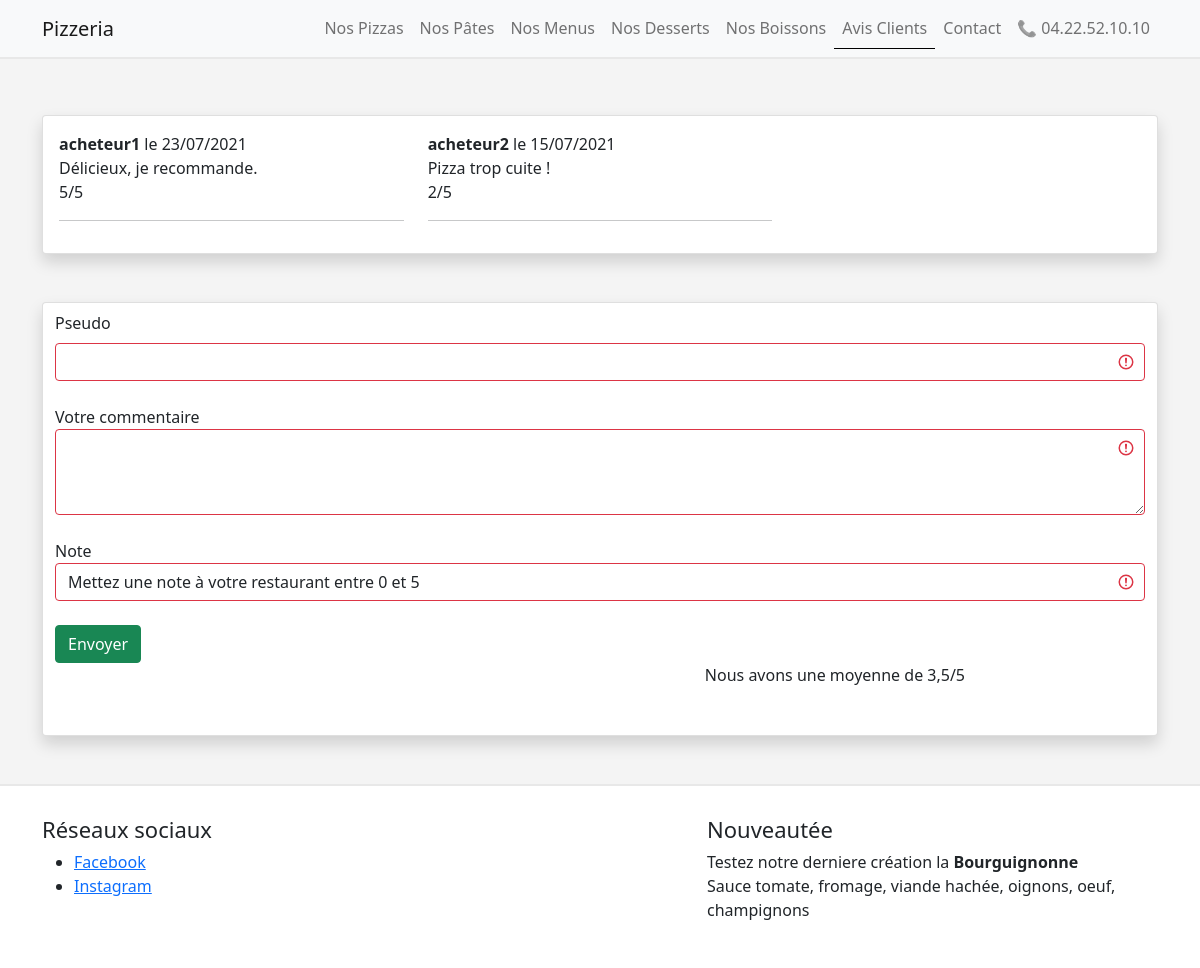
The app's page /avis.php with its own data.
### tables this page shows
CREATE TABLE IF NOT EXISTS `avis` (
  `id` int(11) NOT NULL AUTO_INCREMENT,
  `pseudo` varchar(20) NOT NULL,
  `date` date NOT NULL,
  `comment` varchar(255) NOT NULL,
  `note` int(11) NOT NULL,
  `publie` tinyint(1) NOT NULL DEFAULT '0',
  PRIMARY KEY (`id`)
);

CREATE TABLE IF NOT EXISTS `pizzas` (
  `id` int(11) NOT NULL AUTO_INCREMENT,
  `nom` varchar(20) NOT NULL,
  `ingredient` varchar(255) NOT NULL,
  `prix` float NOT NULL,
  PRIMARY KEY (`id`)
);

### config/functions.php (called while the page is built, shortened)
<?php
function formatDate($date, $format = '%d %B %Y') {
    return strftime($format, strtotime($date));
}

### avis.php (the view, shortened to what this page needs)
<?php
global $db;
$query = $db->prepare('SELECT * FROM avis');
$query->execute();
require __DIR__ . '/partials/header.php';
?>
<div class="container mt-2 mb-5">
    <div class="card shadow mt-5">
        <div class="card-body">
            <div class="row">
                <?php
                $query = $db->prepare('SELECT * FROM avis HAVING publie = 1 ORDER BY date DESC LIMIT 9');
                $query->execute();
                $comments = $query->fetchAll();
                foreach ($comments as $comment) {
                ?>
                    <div class="col-sm-4">
                        <div class="mb-3">
                            <p class="mb-0">
                                <strong><?= $comment['pseudo']; ?></strong>
                                <span class="small-text">
                                    le <?= formatDate($comment['date'], '%d/%m/%Y'); ?>
                                </span>
                            </p>
                            <p>
                                <?= $comment['comment']; ?>
                                <br>
                                <?= $comment['note']; ?>/5
                            </p>
                        </div>
                        <hr />
                    </div>
                <?php }
                ?>
            </div>
            <?php
            $pseudo = $_POST['pseudo'] ?? null;
            $comments = $_POST['comment'] ?? null;
            $note = $_POST['note'] ?? null;
            ?>
        </div>
    </div>
    <div class="card shadow mt-5">
        <div class="container mt-2 mb-5">
            <form method="POST" class="was-validated" name="avis">
                <label for="pseudo" class="form-label">Pseudo</label>
                <input type="text" name="pseudo" id="pseudo" class="form-control is-invalid" required value="<?= $pseudo; ?>"> <br />
                <label for="message">Votre commentaire</label>
                <textarea name="comment" id="comment" class="form-control is-invalid" required rows="3"><?= $comments; ?></textarea> <br />
                <label for="note">Note</label>
                <select name="note" id="note" required class="form-control">
                <option value="" selected>Mettez une note à votre restaurant entre 0 et 5</option>
                </select> <br />
                <button class="btn btn-success btn-block" name="avis">Envoyer</button>
            </form>
            <div class="row">
                <div class="col-7"></div>
                <?php
                $query = $db->prepare(
                    'SELECT AVG(note) FROM `avis` WHERE publie = 1'
                );
                $query->execute([':note' => $note]);
                $averageAvis = $query->fetchColumn();
                ?>
                <div class="col-5"> Nous avons une moyenne de <?php echo number_format($averageAvis, 1, ',', ' '); ?>/5 </div>
            </div>
        </div>
    </div>
</div>
<?php require 'partials/footer.php'; ?>

### partials/footer.php (shortened to what this page needs)
<?php
  global $db;
  $pizzas = $db->query('SELECT * FROM pizzas ORDER BY id DESC LIMIT 1')->fetchAll();
  ?>
<footer>
    <div class="container">
        <div class="row">
            <div class="col-7">
                <h2>Réseaux sociaux</h2>
                <ul>
                    <li><a href="https://facebook.com">Facebook</a></li>
                    <li><a href="https://instagram.com">Instagram</a></li>
                </ul>
            </div>
            <div class="col-5">
                <?php foreach ($pizzas as $pizza) { ?>
                  <h2>Nouveautée</h2>
                    <ul style="list-style:none; margin-left:0; padding-left:0;">
                        <li>Testez notre derniere création la <b><?= $pizza['nom']; ?></b></li>
                        <li><?= $pizza['ingredient']; ?></li>
                    </ul>
                <?php } ?>
            </div>
        </div>
    </div>
</footer>
</body>
</html>

### assets/scss/index.css (style rules this page uses)
body.front { background-color: #f4f4f4; display : flex; flex-direction : column; justify-content : space-between; min-height : 100vh; }
body.front footer { border-top : 2px solid #e8e8e8; background-color: #fff; padding : 30px 0; }
body.front footer h2 { font-size: 22px; }

### records on screen
avis: pseudo "acheteur1", date "23/07/2021", comment "Délicieux, je recommande.", note "5"
avis: pseudo "acheteur2", date "15/07/2021", comment "Pizza trop cuite !", note "2"
pizzas: nom "Bourguignonne", ingredient "Sauce tomate, fromage, viande hachée, oignons, oeuf, champignons"

### other values on screen
$averageAvis "3,5"
